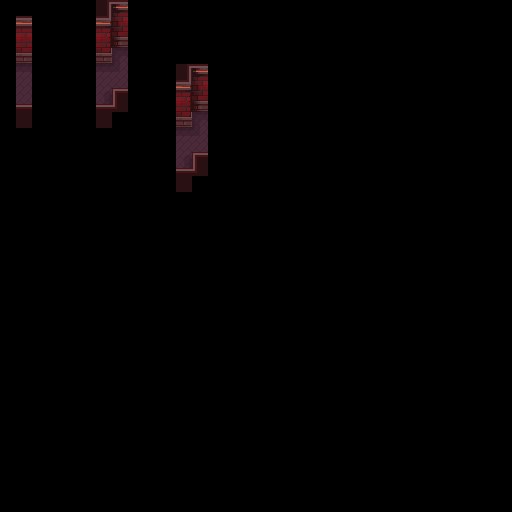

This game map was drawn from its Tiled (.tmx) file and the tilesets committed beside it. A one-line description and the full map source follow:
An orthogonal 32x32 tile map with 16x16 px tiles, 3 tile layers (Back, Walls, Front).

<map version="1.10" tiledversion="1.10.2" orientation="orthogonal" renderorder="right-down" width="32" height="32" tilewidth="16" tileheight="16" infinite="0" nextlayerid="4" nextobjectid="1">
 <tileset firstgid="1" source="../../Tilesets/forge_tileset.tsx" />
 <layer id="1" name="Back" width="32" height="32">
  <data encoding="csv">
0,0,0,0,0,0,0,0,0,0,0,0,0,0,0,0,0,0,0,0,0,0,0,0,0,0,0,0,0,0,0,0,
0,0,0,0,0,0,0,0,0,0,0,0,0,0,0,0,0,0,0,0,0,0,0,0,0,0,0,0,0,0,0,0,
0,0,0,0,0,0,0,0,0,0,0,0,0,0,0,0,0,0,0,0,0,0,0,0,0,0,0,0,0,0,0,0,
0,0,0,0,0,0,0,177,0,0,0,0,0,0,0,0,0,0,0,0,0,0,0,0,0,0,0,0,0,0,0,0,
0,178,0,0,0,0,178,232,0,0,0,0,0,0,0,0,0,0,0,0,0,0,0,0,0,0,0,0,0,0,0,0,
0,203,0,0,0,0,180,228,0,0,0,0,0,0,0,0,0,0,0,0,0,0,0,0,0,0,0,0,0,0,0,0,
0,228,0,0,0,0,229,0,0,0,0,0,0,0,0,0,0,0,0,0,0,0,0,0,0,0,0,0,0,0,0,0,
0,0,0,0,0,0,0,0,0,0,0,0,177,0,0,0,0,0,0,0,0,0,0,0,0,0,0,0,0,0,0,0,
0,0,0,0,0,0,0,0,0,0,0,178,232,0,0,0,0,0,0,0,0,0,0,0,0,0,0,0,0,0,0,0,
0,0,0,0,0,0,0,0,0,0,0,180,228,0,0,0,0,0,0,0,0,0,0,0,0,0,0,0,0,0,0,0,
0,0,0,0,0,0,0,0,0,0,0,229,0,0,0,0,0,0,0,0,0,0,0,0,0,0,0,0,0,0,0,0,
0,0,0,0,0,0,0,0,0,0,0,0,0,0,0,0,0,0,0,0,0,0,0,0,0,0,0,0,0,0,0,0,
0,0,0,0,0,0,0,0,0,0,0,0,0,0,0,0,0,0,0,0,0,0,0,0,0,0,0,0,0,0,0,0,
0,0,0,0,0,0,0,0,0,0,0,0,0,0,0,0,0,0,0,0,0,0,0,0,0,0,0,0,0,0,0,0,
0,0,0,0,0,0,0,0,0,0,0,0,0,0,0,0,0,0,0,0,0,0,0,0,0,0,0,0,0,0,0,0,
0,0,0,0,0,0,0,0,0,0,0,0,0,0,0,0,0,0,0,0,0,0,0,0,0,0,0,0,0,0,0,0,
0,0,0,0,0,0,0,0,0,0,0,0,0,0,0,0,0,0,0,0,0,0,0,0,0,0,0,0,0,0,0,0,
0,0,0,0,0,0,0,0,0,0,0,0,0,0,0,0,0,0,0,0,0,0,0,0,0,0,0,0,0,0,0,0,
0,0,0,0,0,0,0,0,0,0,0,0,0,0,0,0,0,0,0,0,0,0,0,0,0,0,0,0,0,0,0,0,
0,0,0,0,0,0,0,0,0,0,0,0,0,0,0,0,0,0,0,0,0,0,0,0,0,0,0,0,0,0,0,0,
0,0,0,0,0,0,0,0,0,0,0,0,0,0,0,0,0,0,0,0,0,0,0,0,0,0,0,0,0,0,0,0,
0,0,0,0,0,0,0,0,0,0,0,0,0,0,0,0,0,0,0,0,0,0,0,0,0,0,0,0,0,0,0,0,
0,0,0,0,0,0,0,0,0,0,0,0,0,0,0,0,0,0,0,0,0,0,0,0,0,0,0,0,0,0,0,0,
0,0,0,0,0,0,0,0,0,0,0,0,0,0,0,0,0,0,0,0,0,0,0,0,0,0,0,0,0,0,0,0,
0,0,0,0,0,0,0,0,0,0,0,0,0,0,0,0,0,0,0,0,0,0,0,0,0,0,0,0,0,0,0,0,
0,0,0,0,0,0,0,0,0,0,0,0,0,0,0,0,0,0,0,0,0,0,0,0,0,0,0,0,0,0,0,0,
0,0,0,0,0,0,0,0,0,0,0,0,0,0,0,0,0,0,0,0,0,0,0,0,0,0,0,0,0,0,0,0,
0,0,0,0,0,0,0,0,0,0,0,0,0,0,0,0,0,0,0,0,0,0,0,0,0,0,0,0,0,0,0,0,
0,0,0,0,0,0,0,0,0,0,0,0,0,0,0,0,0,0,0,0,0,0,0,0,0,0,0,0,0,0,0,0,
0,0,0,0,0,0,0,0,0,0,0,0,0,0,0,0,0,0,0,0,0,0,0,0,0,0,0,0,0,0,0,0,
0,0,0,0,0,0,0,0,0,0,0,0,0,0,0,0,0,0,0,0,0,0,0,0,0,0,0,0,0,0,0,0,
0,0,0,0,0,0,0,0,0,0,0,0,0,0,0,0,0,0,0,0,0,0,0,0,0,0,0,0,0,0,0,0
</data>
 </layer>
 <layer id="2" name="Walls" width="32" height="32">
  <data encoding="csv">
0,0,0,0,0,0,79,8,0,0,0,0,0,0,0,0,0,0,0,0,0,0,0,0,0,0,0,0,0,0,0,0,
0,103,0,0,0,0,104,33,0,0,0,0,0,0,0,0,0,0,0,0,0,0,0,0,0,0,0,0,0,0,0,0,
0,128,0,0,0,0,129,58,0,0,0,0,0,0,0,0,0,0,0,0,0,0,0,0,0,0,0,0,0,0,0,0,
0,153,0,0,0,0,154,0,0,0,0,0,0,0,0,0,0,0,0,0,0,0,0,0,0,0,0,0,0,0,0,0,
0,0,0,0,0,0,0,0,0,0,0,79,8,0,0,0,0,0,0,0,0,0,0,0,0,0,0,0,0,0,0,0,
0,0,0,0,0,0,0,0,0,0,0,104,33,0,0,0,0,0,0,0,0,0,0,0,0,0,0,0,0,0,0,0,
0,0,0,0,0,0,0,27,0,0,0,129,58,0,0,0,0,0,0,0,0,0,0,0,0,0,0,0,0,0,0,0,
0,28,0,0,0,0,28,0,0,0,0,154,0,0,0,0,0,0,0,0,0,0,0,0,0,0,0,0,0,0,0,0,
0,0,0,0,0,0,0,0,0,0,0,0,0,0,0,0,0,0,0,0,0,0,0,0,0,0,0,0,0,0,0,0,
0,0,0,0,0,0,0,0,0,0,0,0,0,0,0,0,0,0,0,0,0,0,0,0,0,0,0,0,0,0,0,0,
0,0,0,0,0,0,0,0,0,0,0,0,27,0,0,0,0,0,0,0,0,0,0,0,0,0,0,0,0,0,0,0,
0,0,0,0,0,0,0,0,0,0,0,28,0,0,0,0,0,0,0,0,0,0,0,0,0,0,0,0,0,0,0,0,
0,0,0,0,0,0,0,0,0,0,0,0,0,0,0,0,0,0,0,0,0,0,0,0,0,0,0,0,0,0,0,0,
0,0,0,0,0,0,0,0,0,0,0,0,0,0,0,0,0,0,0,0,0,0,0,0,0,0,0,0,0,0,0,0,
0,0,0,0,0,0,0,0,0,0,0,0,0,0,0,0,0,0,0,0,0,0,0,0,0,0,0,0,0,0,0,0,
0,0,0,0,0,0,0,0,0,0,0,0,0,0,0,0,0,0,0,0,0,0,0,0,0,0,0,0,0,0,0,0,
0,0,0,0,0,0,0,0,0,0,0,0,0,0,0,0,0,0,0,0,0,0,0,0,0,0,0,0,0,0,0,0,
0,0,0,0,0,0,0,0,0,0,0,0,0,0,0,0,0,0,0,0,0,0,0,0,0,0,0,0,0,0,0,0,
0,0,0,0,0,0,0,0,0,0,0,0,0,0,0,0,0,0,0,0,0,0,0,0,0,0,0,0,0,0,0,0,
0,0,0,0,0,0,0,0,0,0,0,0,0,0,0,0,0,0,0,0,0,0,0,0,0,0,0,0,0,0,0,0,
0,0,0,0,0,0,0,0,0,0,0,0,0,0,0,0,0,0,0,0,0,0,0,0,0,0,0,0,0,0,0,0,
0,0,0,0,0,0,0,0,0,0,0,0,0,0,0,0,0,0,0,0,0,0,0,0,0,0,0,0,0,0,0,0,
0,0,0,0,0,0,0,0,0,0,0,0,0,0,0,0,0,0,0,0,0,0,0,0,0,0,0,0,0,0,0,0,
0,0,0,0,0,0,0,0,0,0,0,0,0,0,0,0,0,0,0,0,0,0,0,0,0,0,0,0,0,0,0,0,
0,0,0,0,0,0,0,0,0,0,0,0,0,0,0,0,0,0,0,0,0,0,0,0,0,0,0,0,0,0,0,0,
0,0,0,0,0,0,0,0,0,0,0,0,0,0,0,0,0,0,0,0,0,0,0,0,0,0,0,0,0,0,0,0,
0,0,0,0,0,0,0,0,0,0,0,0,0,0,0,0,0,0,0,0,0,0,0,0,0,0,0,0,0,0,0,0,
0,0,0,0,0,0,0,0,0,0,0,0,0,0,0,0,0,0,0,0,0,0,0,0,0,0,0,0,0,0,0,0,
0,0,0,0,0,0,0,0,0,0,0,0,0,0,0,0,0,0,0,0,0,0,0,0,0,0,0,0,0,0,0,0,
0,0,0,0,0,0,0,0,0,0,0,0,0,0,0,0,0,0,0,0,0,0,0,0,0,0,0,0,0,0,0,0,
0,0,0,0,0,0,0,0,0,0,0,0,0,0,0,0,0,0,0,0,0,0,0,0,0,0,0,0,0,0,0,0,
0,0,0,0,0,0,0,0,0,0,0,0,0,0,0,0,0,0,0,0,0,0,0,0,0,0,0,0,0,0,0,0
</data>
 </layer>
 <layer id="3" name="Front" width="32" height="32">
  <data encoding="csv">
0,0,0,0,0,0,0,0,0,0,0,0,0,0,0,0,0,0,0,0,0,0,0,0,0,0,0,0,0,0,0,0,
0,0,0,0,0,0,0,0,0,0,0,0,0,0,0,0,0,0,0,0,0,0,0,0,0,0,0,0,0,0,0,0,
0,0,0,0,0,0,0,0,0,0,0,0,0,0,0,0,0,0,0,0,0,0,0,0,0,0,0,0,0,0,0,0,
0,0,0,0,0,0,0,0,0,0,0,0,0,0,0,0,0,0,0,0,0,0,0,0,0,0,0,0,0,0,0,0,
0,0,0,0,0,0,0,0,0,0,0,0,0,0,0,0,0,0,0,0,0,0,0,0,0,0,0,0,0,0,0,0,
0,0,0,0,0,0,0,26,0,0,0,0,0,0,0,0,0,0,0,0,0,0,0,0,0,0,0,0,0,0,0,0,
0,3,0,0,0,0,3,0,0,0,0,0,0,0,0,0,0,0,0,0,0,0,0,0,0,0,0,0,0,0,0,0,
0,0,0,0,0,0,0,0,0,0,0,0,0,0,0,0,0,0,0,0,0,0,0,0,0,0,0,0,0,0,0,0,
0,0,0,0,0,0,0,0,0,0,0,0,0,0,0,0,0,0,0,0,0,0,0,0,0,0,0,0,0,0,0,0,
0,0,0,0,0,0,0,0,0,0,0,0,26,0,0,0,0,0,0,0,0,0,0,0,0,0,0,0,0,0,0,0,
0,0,0,0,0,0,0,0,0,0,0,3,0,0,0,0,0,0,0,0,0,0,0,0,0,0,0,0,0,0,0,0,
0,0,0,0,0,0,0,0,0,0,0,0,0,0,0,0,0,0,0,0,0,0,0,0,0,0,0,0,0,0,0,0,
0,0,0,0,0,0,0,0,0,0,0,0,0,0,0,0,0,0,0,0,0,0,0,0,0,0,0,0,0,0,0,0,
0,0,0,0,0,0,0,0,0,0,0,0,0,0,0,0,0,0,0,0,0,0,0,0,0,0,0,0,0,0,0,0,
0,0,0,0,0,0,0,0,0,0,0,0,0,0,0,0,0,0,0,0,0,0,0,0,0,0,0,0,0,0,0,0,
0,0,0,0,0,0,0,0,0,0,0,0,0,0,0,0,0,0,0,0,0,0,0,0,0,0,0,0,0,0,0,0,
0,0,0,0,0,0,0,0,0,0,0,0,0,0,0,0,0,0,0,0,0,0,0,0,0,0,0,0,0,0,0,0,
0,0,0,0,0,0,0,0,0,0,0,0,0,0,0,0,0,0,0,0,0,0,0,0,0,0,0,0,0,0,0,0,
0,0,0,0,0,0,0,0,0,0,0,0,0,0,0,0,0,0,0,0,0,0,0,0,0,0,0,0,0,0,0,0,
0,0,0,0,0,0,0,0,0,0,0,0,0,0,0,0,0,0,0,0,0,0,0,0,0,0,0,0,0,0,0,0,
0,0,0,0,0,0,0,0,0,0,0,0,0,0,0,0,0,0,0,0,0,0,0,0,0,0,0,0,0,0,0,0,
0,0,0,0,0,0,0,0,0,0,0,0,0,0,0,0,0,0,0,0,0,0,0,0,0,0,0,0,0,0,0,0,
0,0,0,0,0,0,0,0,0,0,0,0,0,0,0,0,0,0,0,0,0,0,0,0,0,0,0,0,0,0,0,0,
0,0,0,0,0,0,0,0,0,0,0,0,0,0,0,0,0,0,0,0,0,0,0,0,0,0,0,0,0,0,0,0,
0,0,0,0,0,0,0,0,0,0,0,0,0,0,0,0,0,0,0,0,0,0,0,0,0,0,0,0,0,0,0,0,
0,0,0,0,0,0,0,0,0,0,0,0,0,0,0,0,0,0,0,0,0,0,0,0,0,0,0,0,0,0,0,0,
0,0,0,0,0,0,0,0,0,0,0,0,0,0,0,0,0,0,0,0,0,0,0,0,0,0,0,0,0,0,0,0,
0,0,0,0,0,0,0,0,0,0,0,0,0,0,0,0,0,0,0,0,0,0,0,0,0,0,0,0,0,0,0,0,
0,0,0,0,0,0,0,0,0,0,0,0,0,0,0,0,0,0,0,0,0,0,0,0,0,0,0,0,0,0,0,0,
0,0,0,0,0,0,0,0,0,0,0,0,0,0,0,0,0,0,0,0,0,0,0,0,0,0,0,0,0,0,0,0,
0,0,0,0,0,0,0,0,0,0,0,0,0,0,0,0,0,0,0,0,0,0,0,0,0,0,0,0,0,0,0,0,
0,0,0,0,0,0,0,0,0,0,0,0,0,0,0,0,0,0,0,0,0,0,0,0,0,0,0,0,0,0,0,0
</data>
 </layer>
</map>
